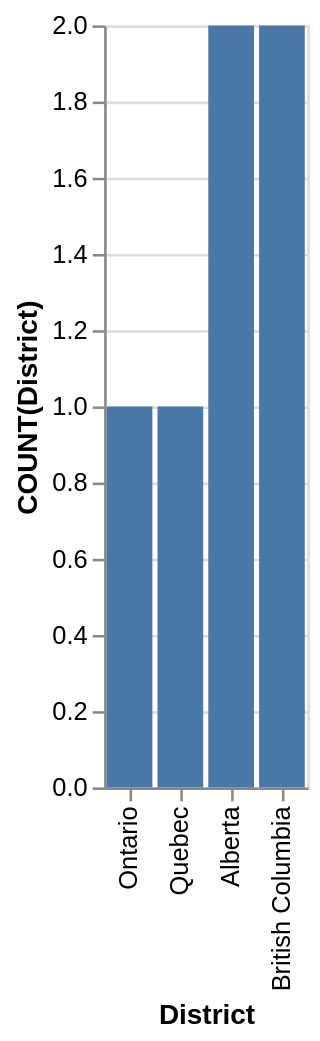

Source (Vega-Lite JSON):
### Vega-Lite specification from a JSON file in a GitHub repository (floating-point values rounded to 4 significant figures)
{"data": {"values": [{"x_data": "Ontario", "y_data": 1}, {"x_data": "Quebec", "y_data": 1}, {"x_data": "Alberta", "y_data": 2}, {"x_data": "British Columbia", "y_data": 2}]}, "mark": "bar", "encoding": {"x": {"field": "x_data", "type": "nominal", "title": "District", "sort": {"op": "sum", "field": "y_data", "order": "ascending"}}, "y": {"field": "y_data", "type": "quantitative", "title": "COUNT(District)"}}}
